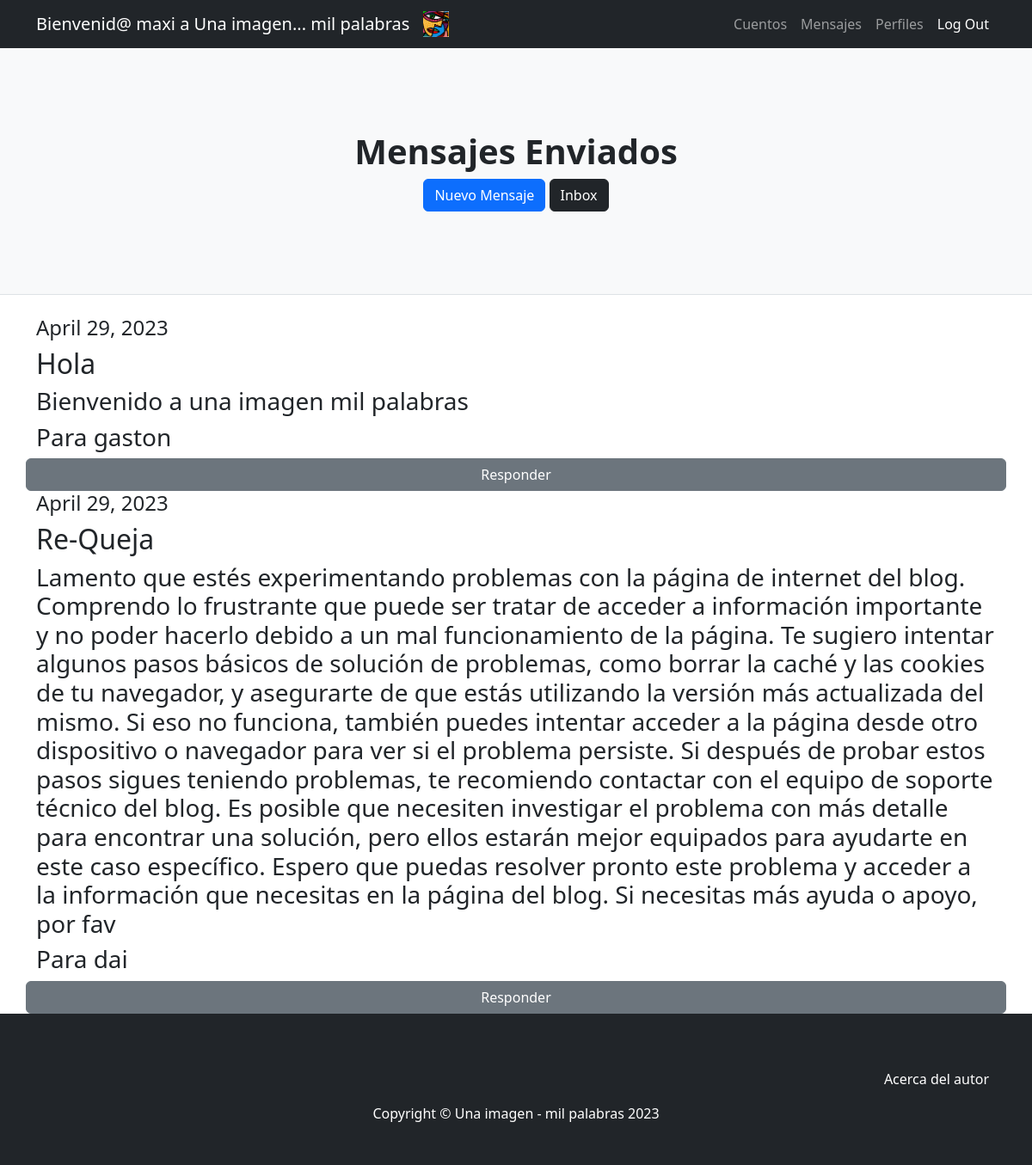
Page /AppUsuarios/mensajesEnviados (signed in) on the committed database.
### AppUsuarios/models.py (models this page shows, shortened)
class Mensaje(models.Model):
    remitente=models.ForeignKey(User, related_name="remitente", on_delete=models.CASCADE)
    destinatario=models.ForeignKey(User, related_name="destinatario", on_delete=models.CASCADE)
    titulo=models.CharField(max_length=30)
    contenido=models.CharField(max_length=1000)
    fecha=models.DateField()

### AppUsuarios/views.py (the view)
# urls.py: path('mensajesEnviados', mensajesEnviados, name='mensajesEnviados'),
@login_required
def mensajesEnviados(request):
    mensajes=Mensaje.objects.all()
    return render (request, 'AppUsuarios/mensajesEnviados.html', {'mensajes':mensajes,"avatar":obtenerAvatar(request)})

### AppUsuarios/views.py (called while the page is built)
@login_required
def obtenerAvatar(request):
    avatares=Avatar.objects.filter(user=request.user.id)
    if len(avatares)!=0:
        return avatares[0].imagen.url
    else:
        return "/media/avatars/default.png"

### AppUsuarios/templates/AppUsuarios/mensajesEnviados.html
{% extends "AppUsuarios/padre.html" %}
{% load static %}
{% block titulo %}
<h1 class="fw-bolder">Mensajes Enviados</h1>
<a class="btn btn-primary" href="{% url 'nuevoMensaje' %}">Nuevo Mensaje</a>
<a class="btn btn-dark" href="{% url 'mensajes' %}">Inbox</a>
{% endblock %}
{% block cuerpo %}
<body>
    {% for mensaje in mensajes %}
    {% if mensaje.remitente == request.user %}
    <h4>{{ mensaje.fecha }}</h4>
    <h2>{{ mensaje.titulo }}</h2>
    <h3>{{ mensaje.contenido }}</h3>
    <h3>Para {{mensaje.destinatario}}</h3>
    <a class="btn btn-secondary" href="{% url 'responder' mensaje.id %}">Responder</a>
    {% endif %}
    {% endfor %}
</body>
{% endblock %}

### AppUsuarios/templates/AppUsuarios/padre.html (shortened to what this page needs)
<!DOCTYPE html>
<html lang="en">
    <head>
        {% load static %}
        <link href="{% static 'AppUsuarios/css/styles.css' %}" rel="stylesheet" />
    </head>
    <body>
        <nav class="navbar navbar-expand-lg navbar-dark bg-dark">
            <div class="container">
                {% if user.is_authenticated %}
                <a class="navbar-brand" >Bienvenid@ {{ user.username }} a Una imagen... mil palabras</a>
                <img src="{{ avatar }}" alt="" width="30" height="30">
                <div class="collapse navbar-collapse" id="navbarSupportedContent">
                    <ul class="navbar-nav ms-auto mb-2 mb-lg-0">
                        <li class="nav-item"><a class="nav-link" href="{% url 'inicioCuentos' %}">Cuentos</a></li>
                        <li class="nav-item"><a class="nav-link" href="{% url 'mensajes' %}">Mensajes</a></li>
                        <li class="nav-item"><a class="nav-link" href="{% url 'verMiPerfil' %}">Perfiles</a></li>
                        <li class="nav-item"><a class="nav-link active" aria-current="page" href="{% url 'logout' %}">Log Out</a></li>
                    </ul>
                {% endif %}
                </div>
            </div>
        </nav>
        <header class="py-5 bg-light border-bottom mb-4">
            <div class="container">
                <div class="text-center my-5">
                    {% block titulo %}
                    {% endblock %}
                </div>
            </div>
        </header>
        <div class="container">
            <div class="row">
                {% block cuerpo %}
                {% endblock %}
            </div>
        </div>
        <footer class="py-5 bg-dark">
            <nav class="navbar navbar-expand-lg navbar-dark bg-dark">
                <div class="container">
                    <div class="collapse navbar-collapse" id="navbarSupportedContent">
                        <ul class="navbar-nav ms-auto mb-2 mb-lg-0">
                            <li class="nav-item"><a class="nav-link active" aria-current="page" href="{% url 'about' %}">Acerca del autor</a></li>
                        </ul>
                    </div>
                </div>
            </nav>
            <div class="container">
                <p class="m-0 text-center text-white">Copyright &copy; Una imagen - mil palabras 2023</p>
            </div>
        </footer>
    </body>
</html>

### rows in the picture
Mensaje: fecha "April 29, 2023", titulo "Hola", contenido "Bienvenido a una imagen mil palabras", destinatario "gaston"
Mensaje: fecha "April 29, 2023", titulo "Re-Queja", contenido "Lamento que estés experimentando problemas con la página de internet del blog. Comprendo lo frustrante que puede ser tratar de acceder a información importante y no poder hacerlo debido a un mal funcionamiento de la página. Te sugiero intentar algunos pasos básicos de solución de problemas, como borrar la caché y las cookies de tu navegador, y asegurarte de que estás utilizando la versión más actualizada del mismo. Si eso no funciona, también puedes intentar acceder a la página desde otro dispositivo o navegador para ver si el problema persiste. Si después de probar estos pasos sigues teniendo problemas, te recomiendo contactar con el equipo de soporte técnico del blog. Es posible que…", destinatario "dai"

### other values in the picture
{{ user.username }} "maxi"
